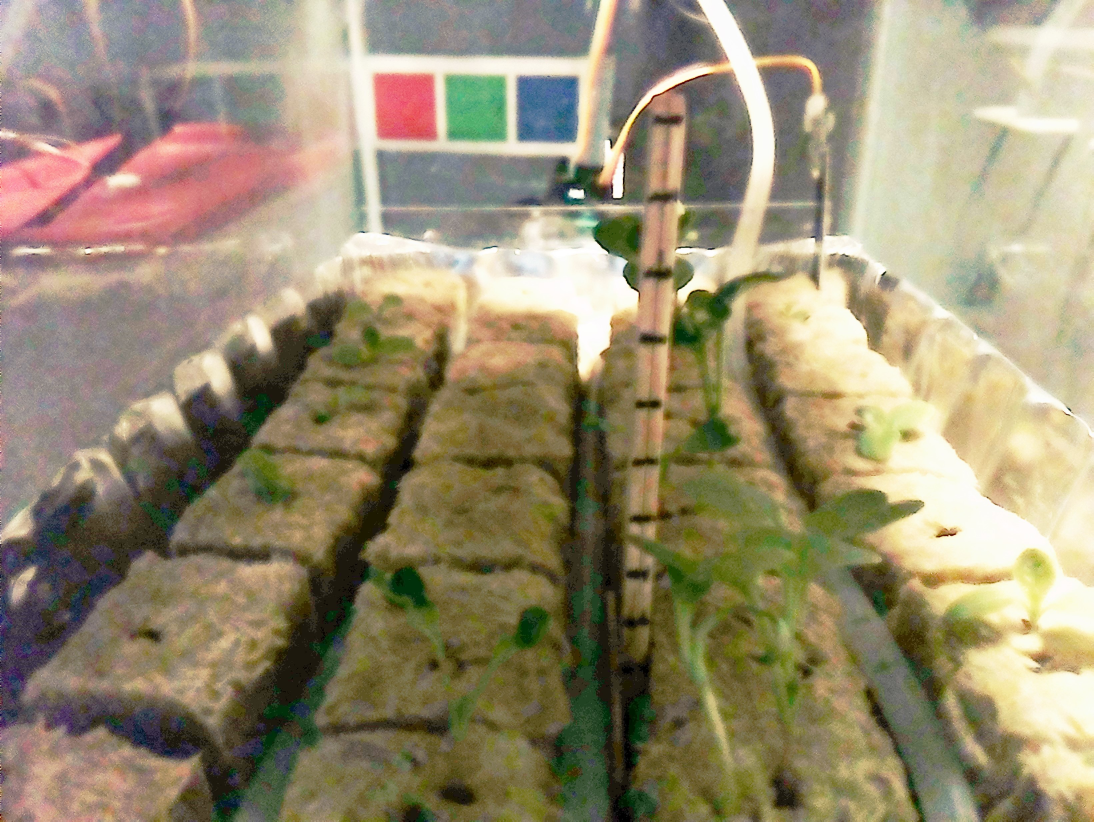
#> input picture CV_HW/images/day05.jpg, 3280 x 2464 px (shown at 1/3 size)
$ python test2.py   (older library calls are emulated)
#> lines starting #> are read from the running program, lines starting #| are printed output that depends on the picture
### CV_HW/filterColor.py
#!/usr/bin/env python
import numpy as np
import cv2, sys
from cv_utils import *
import argparse

wait_time = 100

def noop(dummy): pass

class Filter:
    # Range is (name, min, max, min0, max0) (last 2 are optional)
    ranges = None
    transform_type = None

    def __init__(self, range1, range2, range3, transform_type=None):
        self.transform_type = transform_type
        self.ranges = []
        self.ranges.append(range1)
        self.ranges.append(range2)
        self.ranges.append(range3)
        for i in range(3):
            if (len(self.ranges[i]) == 3):
                self.ranges[i] += self.ranges[i][1:3]

    def transform (self, image):
        return (image if not self.transform_type else
                cv2.cvtColor(image, self.transform_type))

filtersG = {'BGR' : Filter(['B', 0, 255], ['G', 0, 255], ['R', 0, 255]),
            'HSV' : Filter(['H', 0, 200, 0, 179], ['S', 0, 255], ['V', 0, 255],
                           cv2.COLOR_BGR2HSV),
            'LAB' : Filter(['L', 0, 255], ['A', 0, 255], ['B', 0, 255],
                           cv2.COLOR_BGR2LAB),
            'LUV' : Filter(['L', 0, 255], ['U', 0, 255], ['V', 0, 255],
                           cv2.COLOR_BGR2LUV),
            'XYZ' : Filter(['X', 0, 255], ['Y', 0, 255], ['Z', 0, 255],
                           cv2.COLOR_BGR2XYZ),
            'YCrCb' : Filter(['Y', 16, 235], ['Cr', 16, 250], ['Cb', 16, 240],
                           cv2.COLOR_BGR2YCrCb),
            'YUV' : Filter(['Y', 0, 255], ['U', 0, 255], ['V', 0, 255],
                           cv2.COLOR_BGR2YUV),
            }
#> further down, im is the input picture: shape (2464, 3280, 3); mean B, G, R 112.6, 140.4, 151.8

# Transform a BGR image into another image, depending on the color_space
# [121 lines left out: functions transformFromBGR, filterImage, filterImageText, createMask, createMaskHSV, not called in this run]

# [13 lines that do not run on import are left out]

### CV_HW/vision.py
import copy
import numpy as np
import cv2
from cv_utils import *
from filterColor import createMask, transformFromBGR

cv = cv2
# Detect the plants in the image. Return a mask (black/white mask, where 0
# indicates no plants and 255 indicates plants)


# [64 lines left out: functions classifyFoliage, classifyFoliage2, measureHeight, not called in this run]

# Use the color calibration squares to find a transformation that will
#   color-correct the image such that the mean values of the calibration
#   squares are the given "goal" colors.
# Return the color-corrected image


def colorCorrect(image, blue_goal, green_goal, red_goal):
    # Your code goes here:
    # Find a transform c' = T c, c is the pixel value in the image,
    #   c' is the transformed pixel, and T is the 3x3 transformation matrix
    # Do this by solving d = A x, as per the lecture notes.
    # Note that while the lecture notes describe an affine (3x4) transform,
    #  here we have only 3 colors, so it has to be a Euclidean (3x3) tranform
    # BEGIN STUDENT CODE

    # crop the image to find the mean, image[startY:endY, startX:endX]
    red_square = image[225:400, 1135:1295]  # 99.5
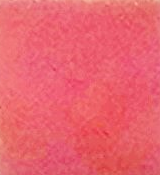
#> red_square: shape (175, 160, 3); mean B, G, R 110.2, 98.3, 234.3
    green_square = image[228:395, 1345:1505]
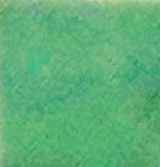
#> green_square: shape (167, 160, 3); mean B, G, R 119.9, 176.2, 92.5
    blue_square = image[230:405, 1560:1720]
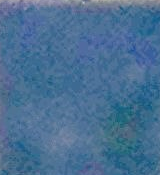
#> blue_square: shape (175, 160, 3); mean B, G, R 147.6, 111.2, 73.1

    blue_means = np.mean(blue_square, axis=(0, 1))
#> blue_means = [147.6, 111.2, 73.1]
    green_means = np.mean(green_square, axis=(0, 1))
#> green_means = [119.9, 176.2, 92.47]
    red_means = np.mean(red_square, axis=(0, 1))
#> red_means = [110.2, 98.3, 234.3]
    # END STUDENT CODE

    A = np.zeros((9, 9), np.float)
    # Your code goes here:
    # Fill in the rows of the matrix, according to the notes
    # BEGIN STUDENT CODE
    for r in range(3):
        A[r, r*3], A[r, r*3+1], A[r, r*3+2] = blue_means
        A[3+r, r*3], A[3+r, r*3+1], A[3+r, r*3+2] = green_means
        A[6+r, r*3], A[6+r, r*3+1], A[6+r, r*3+2] = red_means
    # END STUDENT CODE
    d = np.zeros((1, 9))
    # Your code goes here:
    # Fill in the d vector with the "goal" colors
    # BEGIN STUDENT CODE
    for c in range(3):
        d[0, c] = blue_goal[c]
        d[0, 3+c] = green_goal[c]
        d[0, 6+c] = red_goal[c]
    # END STUDENT CODE

    x = np.matmul(np.matmul(np.linalg.pinv(np.matmul(A.T, A)), A.T), d.T)
#> x = [1.46, -0.482, -0.165, -0.277, 1.03, 0.0183, 0.277, -0.039, 0.526]
    T = x.reshape((3, 3))
#> T = [[1.46, -0.482, -0.165], [-0.277, 1.03, 0.0183], [0.277, -0.039, 0.526]]

    corrected_image = image.copy()
    # Your code goes here:
    # Apply the transform to the pixels of the image and return the new image
    # BEGIN STUDENT CODE
    a, b, _ = np.shape(image)
#> a = 2464; b = 3280
    for i in range(a):
        for j in range(b):
            corrected_image[i, j] = np.matmul(T, image[i, j])
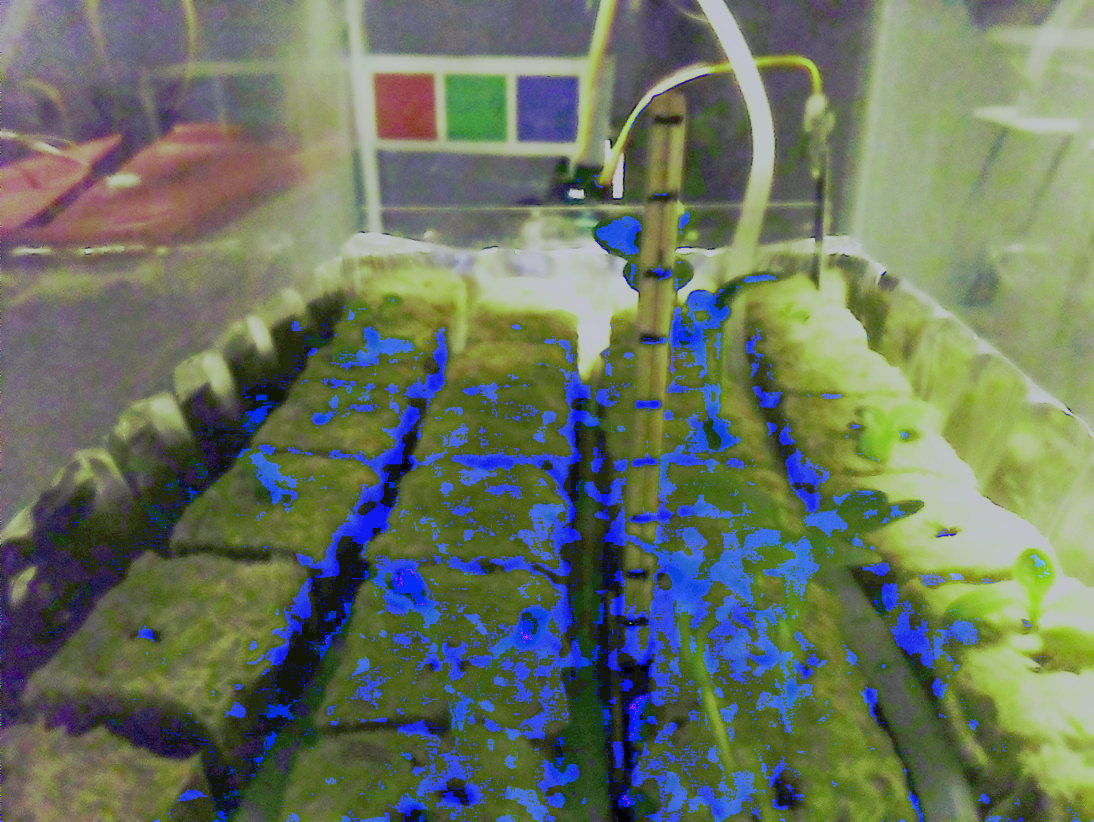
#> corrected_image: shape (2464, 3280, 3) (shown at 1/3 size); mean B, G, R 96.5, 115.7, 105.1
    # END STUDENT CODE
    return corrected_image


# [16 lines left out: function classifyFoliageCorrected, not called in this run]

### CV_HW/test2.py
import cv2 as cv
import numpy as np
import vision

im = cv.imread('images/day05.jpg')
blue_goal = [150, 75, 75]
green_goal = [75, 150, 75]
red_goal = [75, 75, 150]
img = vision.colorCorrect(im, blue_goal, green_goal, red_goal)
cv.imwrite('bla2.png', img)
